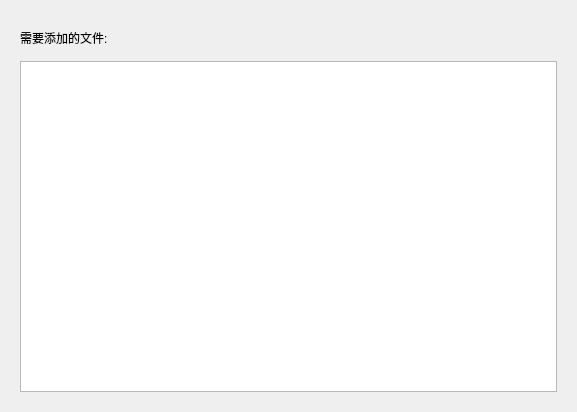
<?xml version="1.0" encoding="UTF-8"?>
<ui version="4.0">
 <class>MyFinalDescPage</class>
 <widget class="QWizardPage" name="MyFinalDescPage">
  <property name="geometry">
   <rect>
    <x>0</x>
    <y>0</y>
    <width>577</width>
    <height>412</height>
   </rect>
  </property>
  <property name="windowTitle">
   <string>WizardPage</string>
  </property>
  <layout class="QVBoxLayout" name="verticalLayout">
   <item>
    <widget class="QWidget" name="widget" native="true">
     <layout class="QVBoxLayout" name="verticalLayout_2">
      <item>
       <widget class="QLabel" name="label">
        <property name="minimumSize">
         <size>
          <width>0</width>
          <height>35</height>
         </size>
        </property>
        <property name="text">
         <string>需要添加的文件:</string>
        </property>
       </widget>
      </item>
      <item>
       <widget class="QTextBrowser" name="textBrowser"/>
      </item>
     </layout>
    </widget>
   </item>
  </layout>
 </widget>
 <resources/>
 <connections/>
</ui>
